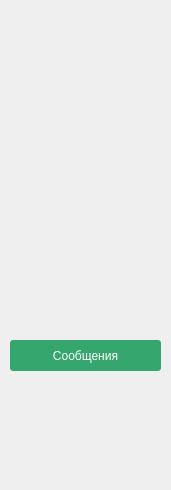
<?xml version="1.0" encoding="UTF-8"?>
<ui version="4.0">
 <class>ControlWidget</class>
 <widget class="QWidget" name="ControlWidget">
  <property name="geometry">
   <rect>
    <x>0</x>
    <y>0</y>
    <width>171</width>
    <height>490</height>
   </rect>
  </property>
  <property name="windowTitle">
   <string>Form</string>
  </property>
  <property name="styleSheet">
   <string notr="true"/>
  </property>
  <widget class="QLabel" name="course">
   <property name="geometry">
    <rect>
     <x>10</x>
     <y>30</y>
     <width>141</width>
     <height>20</height>
    </rect>
   </property>
   <property name="text">
    <string/>
   </property>
  </widget>
  <widget class="QPushButton" name="chat">
   <property name="geometry">
    <rect>
     <x>10</x>
     <y>340</y>
     <width>151</width>
     <height>31</height>
    </rect>
   </property>
   <property name="styleSheet">
    <string notr="true">QPushButton{
                            color: white;
                            text-decoration: none;
                            padding: 3px;
                            border-radius: 3px;
                            background: rgb(53, 167, 110);
                    }
QPushButton:hover{
							background: #C88;
}</string>
   </property>
   <property name="text">
    <string>Сообщения</string>
   </property>
  </widget>
 </widget>
 <resources/>
 <connections/>
</ui>
